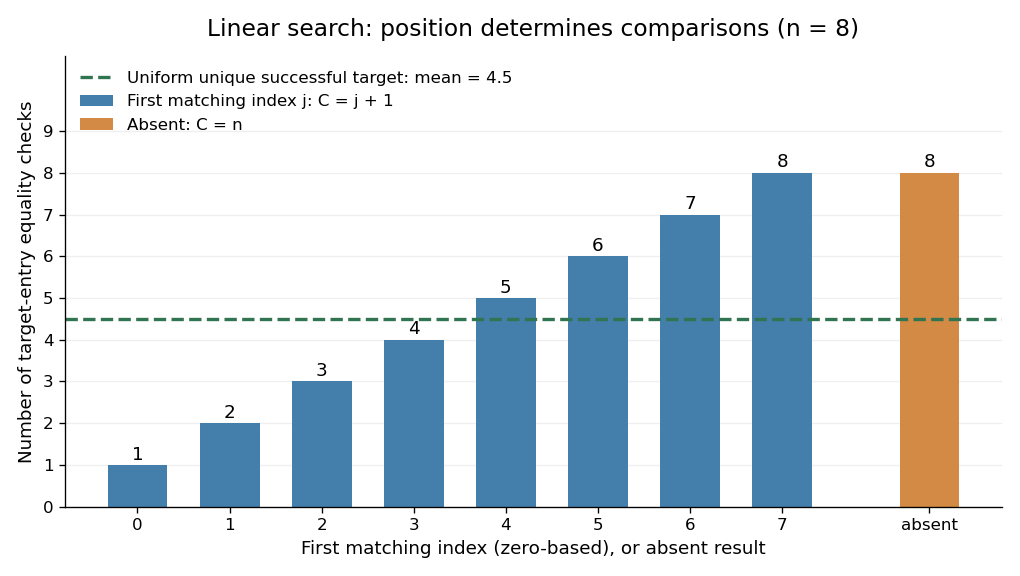

This figure's Python source:
"""Plot exact equality counts; tested with Python 3.14 and matplotlib 3.10.7."""

from pathlib import Path

import matplotlib.pyplot as plt
import numpy as np


def main():
    n = 8
    indices = np.arange(n)
    counts = indices + 1
    fig, ax = plt.subplots(figsize=(8.5, 4.8), dpi=120, facecolor="white")
    ax.set_facecolor("white")
    ax.bar(indices, counts, width=0.65, color="#447eaa", label="First matching index j: C = j + 1")
    absent_position = n + 0.6
    ax.bar(absent_position, n, width=0.65, color="#d28a44", label="Absent: C = n")
    mean = (n + 1) / 2
    ax.axhline(mean, color="#317452", linestyle="--", linewidth=2,
               label="Uniform unique successful target: mean = 4.5")
    for index, count in zip(indices, counts):
        ax.text(index, count + 0.13, str(count), ha="center", fontsize=11)
    ax.text(absent_position, n + 0.13, str(n), ha="center", fontsize=11)
    ax.set_xticks([*indices, absent_position], [*map(str, indices), "absent"])
    ax.set_yticks(np.arange(10))
    ax.set_ylim(0, 10.8)
    ax.set_xlabel("First matching index (zero-based), or absent result", fontsize=11)
    ax.set_ylabel("Number of target-entry equality checks", fontsize=11)
    ax.set_title("Linear search: position determines comparisons (n = 8)", fontsize=14, pad=12)
    ax.legend(loc="upper left", frameon=False, fontsize=10)
    ax.grid(axis="y", alpha=0.2)
    ax.set_axisbelow(True)
    ax.spines[["top", "right"]].set_visible(False)
    fig.tight_layout()
    fig.savefig(Path(__file__).with_suffix(".png").name, facecolor="white")
    plt.close(fig)


if __name__ == "__main__":
    main()
